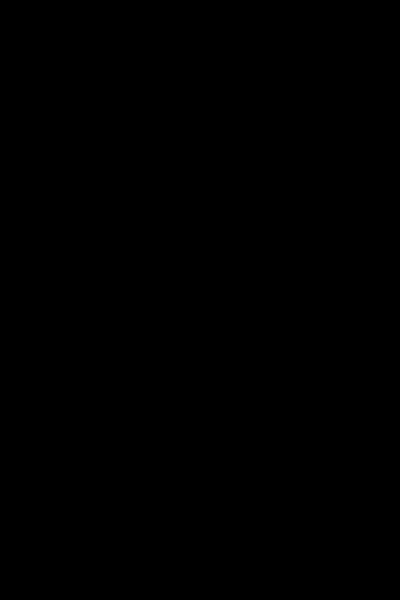
Frame 1 (no input)
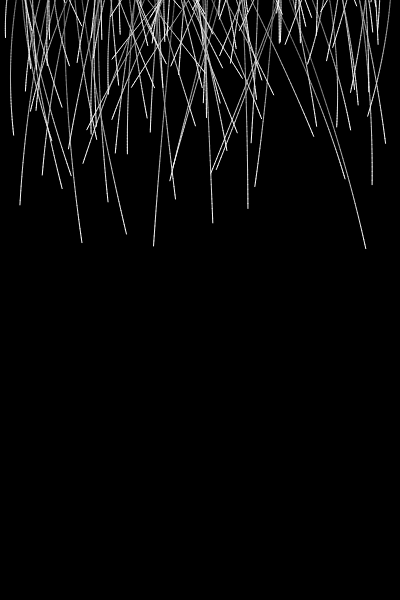
Frame 60 (no input)
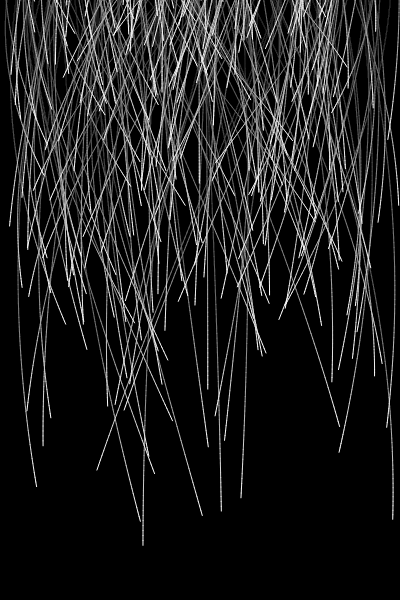
Frame 120 (the mouse pressed at the canvas centre since frame 60)

The p5.js sketch that drew these frames (run headless with seeded random() and noise() and a simulated clock; from frame 60 on, the mouse is pressed at the canvas centre):

// p5.js sketch
// ── sketch.js

let flakes = []; 

function setup() {
  createCanvas(400, 600);
  fill(240);
  background(0,0,0);
  frameRate(60);
  // noStroke();
  stroke(255,255,255);
  
}

function draw() {
  // background('brown', 0.5);
  background(0,0,0,5);
  let t = frameCount / 60;

  
  for (let i = 0; i < random(5); i++) {
    flakes.push(new flake());
  }

  for (let flake of flakes) {
    flake.update(t); 
    flake.display(); 
  }
}

// flake 클래스
function flake() {
  this.posX = 0;
  this.posY = random(-50, -10);
  this.posXp = this.posX;
  this.posYp = this.posY;
  this.initialangle = random(0, 2 * PI);
  this.size = random(2, 5);

  
  this.radius = sqrt(random(pow(width / 2, 2)));

  this.update = function(time) {
    let w = 0.6; // 각속도
    let angle = w * time + this.initialangle;
    this.posXp = this.posX;
    this.posX = width / 2 + this.radius * sin(angle);

    this.posYp = this.posY;
    this.posY += pow(this.size, 1);

    if (this.posY > height) {
      let index = flakes.indexOf(this);
      flakes.splice(index, 1);
    }
  };

  this.display = function() {
    // ellipse(this.posX, this.posY, this.size);
    line(this.posX, this.posY, this.posXp, this.posYp);
  };
}
